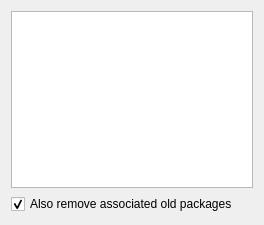
<?xml version="1.0" encoding="UTF-8"?>
<ui version="4.0">
 <class>RemoveDialog</class>
 <widget class="QWidget" name="RemoveDialog">
  <property name="geometry">
   <rect>
    <x>0</x>
    <y>0</y>
    <width>264</width>
    <height>225</height>
   </rect>
  </property>
  <layout class="QVBoxLayout" name="verticalLayout">
   <item>
    <widget class="KListWidget" name="klistwidget"/>
   </item>
   <item>
    <widget class="QCheckBox" name="checkBox_headers">
     <property name="toolTip">
      <string comment="@info:tooltip">Remove associated kernel header files.</string>
     </property>
     <property name="text">
      <string comment="@option:check">Also remove associated old packages</string>
     </property>
     <property name="checked">
      <bool>true</bool>
     </property>
    </widget>
   </item>
  </layout>
 </widget>
 <customwidgets>
  <customwidget>
   <class>KListWidget</class>
   <extends>QListWidget</extends>
   <header>klistwidget.h</header>
  </customwidget>
 </customwidgets>
 <resources/>
 <connections/>
</ui>
